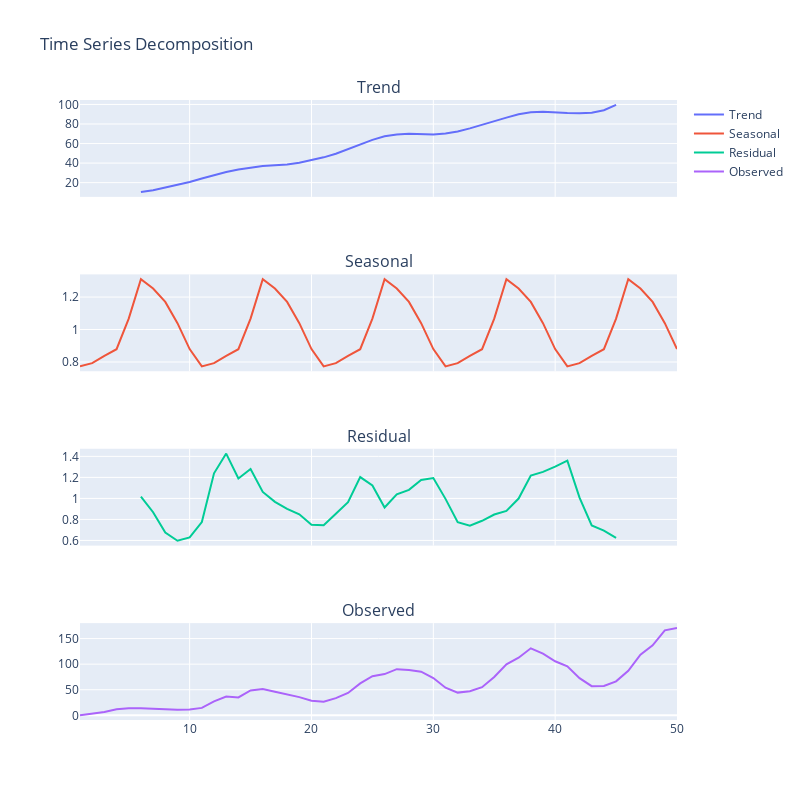

The notebook cell this image was saved under:
### Markdown cell above
### Dataset A

### Code cell
# Your Code here
result = seasonal_decompose(data_A, model='multiplicative', period=10)

fig = make_subplots(rows=4, cols=1, shared_xaxes=True, subplot_titles=("Trend", "Seasonal", "Residual", "Observed"))
fig.add_trace(go.Scatter(x=time, y=result.trend, mode='lines', name='Trend'), row=1, col=1)
fig.add_trace(go.Scatter(x=time, y=result.seasonal, mode='lines', name='Seasonal'), row=2, col=1)
fig.add_trace(go.Scatter(x=time, y=result.resid, mode='lines', name='Residual'), row=3, col=1)
fig.add_trace(go.Scatter(x=time, y=result.observed, mode='lines', name='Observed'), row=4, col=1)
fig.update_layout(height=800, width=800, title_text="Time Series Decomposition")
fig.show()

### Figure 1 — Plotly figure (JSON) as saved in the notebook; plotly's stock layout.template omitted (floating-point values rounded to 4 significant figures)
{"data": [{"mode": "lines", "name": "Trend", "type": "scatter", "x": [1, 2, 3, 4, 5, 6, 7, 8, 9, 10, 11, 12, 13, 14, 15, 16, 17, 18, 19, 20, 21, 22, 23, 24, 25, 26, 27, 28, 29, 30, 31, 32, 33, 34, 35, 36, 37, 38, 39, 40, 41, 42, 43, 44, 45, 46, 47, 48, 49, 50, 51, 52, 53, 54, 55, 56, 57, 58, 59, 60, 61, 62, 63, 64, 65, 66, 67, 68, 69, 70, 71, 72, 73, 74, 75, 76, 77, 78, 79, 80, 81, 82, 83, 84, 85, 86, 87, 88, 89], "xaxis": "x", "y": [null, null, null, null, null, 10.41, 12.33, 15.06, 17.74, 20.64, 24.25, 27.76, 30.82, 33.48, 35.55, 36.99, 37.9, 38.56, 40.28, 43.04, 45.89, 49.56, 54.18, 59.06, 63.77, 67.37, 69.3, 70.0, 69.78, 69.32, 70.2, 72.28, 75.52, 79.4, 82.81, 86.54, 90.04, 91.95, 92.57, 92.27, 91.21, 90.87, 91.47, 94.05, 99.59, null, null, null, null, null], "yaxis": "y"}, {"mode": "lines", "name": "Seasonal", "type": "scatter", "x": [1, 2, 3, 4, 5, 6, 7, 8, 9, 10, 11, 12, 13, 14, 15, 16, 17, 18, 19, 20, 21, 22, 23, 24, 25, 26, 27, 28, 29, 30, 31, 32, 33, 34, 35, 36, 37, 38, 39, 40, 41, 42, 43, 44, 45, 46, 47, 48, 49, 50, 51, 52, 53, 54, 55, 56, 57, 58, 59, 60, 61, 62, 63, 64, 65, 66, 67, 68, 69, 70, 71, 72, 73, 74, 75, 76, 77, 78, 79, 80, 81, 82, 83, 84, 85, 86, 87, 88, 89], "xaxis": "x2", "y": [0.7727, 0.7928, 0.8379, 0.8786, 1.067, 1.31, 1.252, 1.17, 1.039, 0.8796, 0.7727, 0.7928, 0.8379, 0.8786, 1.067, 1.31, 1.252, 1.17, 1.039, 0.8796, 0.7727, 0.7928, 0.8379, 0.8786, 1.067, 1.31, 1.252, 1.17, 1.039, 0.8796, 0.7727, 0.7928, 0.8379, 0.8786, 1.067, 1.31, 1.252, 1.17, 1.039, 0.8796, 0.7727, 0.7928, 0.8379, 0.8786, 1.067, 1.31, 1.252, 1.17, 1.039, 0.8796], "yaxis": "y2"}, {"mode": "lines", "name": "Residual", "type": "scatter", "x": [1, 2, 3, 4, 5, 6, 7, 8, 9, 10, 11, 12, 13, 14, 15, 16, 17, 18, 19, 20, 21, 22, 23, 24, 25, 26, 27, 28, 29, 30, 31, 32, 33, 34, 35, 36, 37, 38, 39, 40, 41, 42, 43, 44, 45, 46, 47, 48, 49, 50, 51, 52, 53, 54, 55, 56, 57, 58, 59, 60, 61, 62, 63, 64, 65, 66, 67, 68, 69, 70, 71, 72, 73, 74, 75, 76, 77, 78, 79, 80, 81, 82, 83, 84, 85, 86, 87, 88, 89], "xaxis": "x3", "y": [null, null, null, null, null, 1.018, 0.8687, 0.6744, 0.5968, 0.6295, 0.7747, 1.239, 1.426, 1.189, 1.28, 1.062, 0.967, 0.9007, 0.8483, 0.7483, 0.7445, 0.8537, 0.9633, 1.203, 1.123, 0.9136, 1.039, 1.081, 1.176, 1.193, 0.9957, 0.7742, 0.7413, 0.7872, 0.8465, 0.8806, 0.9984, 1.217, 1.253, 1.302, 1.359, 1.007, 0.7427, 0.694, 0.6243, null, null, null, null, null], "yaxis": "y3"}, {"mode": "lines", "name": "Observed", "type": "scatter", "x": [1, 2, 3, 4, 5, 6, 7, 8, 9, 10, 11, 12, 13, 14, 15, 16, 17, 18, 19, 20, 21, 22, 23, 24, 25, 26, 27, 28, 29, 30, 31, 32, 33, 34, 35, 36, 37, 38, 39, 40, 41, 42, 43, 44, 45, 46, 47, 48, 49, 50, 51, 52, 53, 54, 55, 56, 57, 58, 59, 60, 61, 62, 63, 64, 65, 66, 67, 68, 69, 70, 71, 72, 73, 74, 75, 76, 77, 78, 79, 80, 81, 82, 83, 84, 85, 86, 87, 88, 89], "xaxis": "x4", "y": [0.2827, 2.98, 6.545, 11.77, 13.78, 13.87, 13.42, 11.88, 11.0, 11.43, 14.52, 27.25, 36.83, 34.99, 48.56, 51.45, 45.9, 40.64, 35.5, 28.33, 26.4, 33.55, 43.73, 62.43, 76.4, 80.63, 90.2, 88.58, 85.25, 72.77, 54.01, 44.36, 46.91, 54.91, 74.8, 99.82, 112.6, 131.0, 120.5, 105.7, 95.75, 72.56, 56.93, 57.34, 66.34, 87.04, 118.7, 136.9, 166.1, 170.8], "yaxis": "y4"}], "layout": {"annotations": [{"font": {"size": 16}, "showarrow": false, "text": "Trend", "x": 0.5, "xanchor": "center", "xref": "paper", "y": 1, "yanchor": "bottom", "yref": "paper"}, {"font": {"size": 16}, "showarrow": false, "text": "Seasonal", "x": 0.5, "xanchor": "center", "xref": "paper", "y": 0.7188, "yanchor": "bottom", "yref": "paper"}, {"font": {"size": 16}, "showarrow": false, "text": "Residual", "x": 0.5, "xanchor": "center", "xref": "paper", "y": 0.4375, "yanchor": "bottom", "yref": "paper"}, {"font": {"size": 16}, "showarrow": false, "text": "Observed", "x": 0.5, "xanchor": "center", "xref": "paper", "y": 0.1562, "yanchor": "bottom", "yref": "paper"}], "height": 800, "title": {"text": "Time Series Decomposition"}, "width": 800, "xaxis": {"anchor": "y", "domain": [0, 1], "matches": "x4", "showticklabels": false}, "xaxis2": {"anchor": "y2", "domain": [0, 1], "matches": "x4", "showticklabels": false}, "xaxis3": {"anchor": "y3", "domain": [0, 1], "matches": "x4", "showticklabels": false}, "xaxis4": {"anchor": "y4", "domain": [0, 1]}, "yaxis": {"anchor": "x", "domain": [0.8438, 1]}, "yaxis2": {"anchor": "x2", "domain": [0.5625, 0.7188]}, "yaxis3": {"anchor": "x3", "domain": [0.2812, 0.4375]}, "yaxis4": {"anchor": "x4", "domain": [0, 0.1562]}}}
